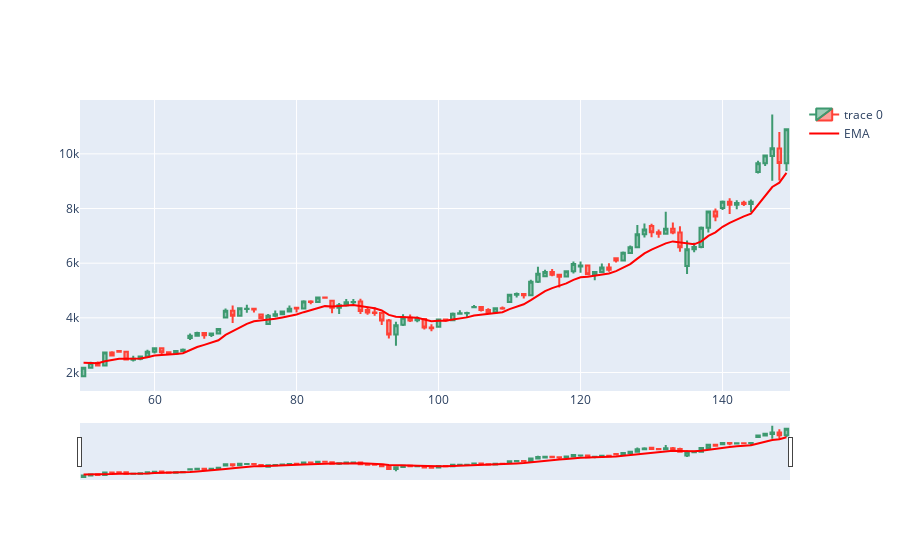

The code cell stored with this chart in its notebook:
### Code cell
dfpl = df[50:150]
import plotly.graph_objects as go

fig = go.Figure(data=[go.Candlestick(x=dfpl.index,
                open=dfpl['Open'],
                high=dfpl['High'],
                low=dfpl['Low'],
                close=dfpl['Close']),
                go.Scatter(x=dfpl.index, y=dfpl.EMA, line=dict(color='red', width=2), name="EMA")])


fig.show()
